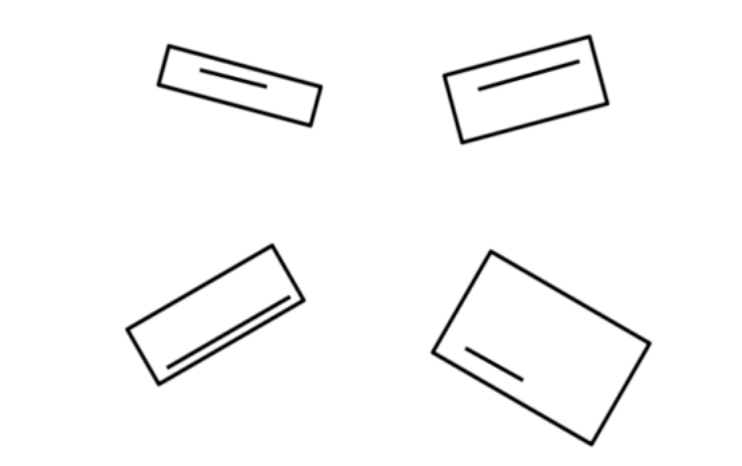
#> input picture img.png, 742 x 466 px
$ python rectangle_alignment.py
#> lines starting #> are read from the running program, lines starting #| are printed output that depends on the picture; after the words box and inside, x2 and y2 are one past the last pixel; in counts of white or black regions, pixels touching at a corner belong together
import cv2
import numpy as np

image = cv2.imread('img.png')
#> image is the input picture: shape (466, 742, 3); min 0, max 255, mean 248.3
imgray = cv2.cvtColor(image, cv2.COLOR_BGR2GRAY)
ret, thresh = cv2.threshold(imgray, 127, 255, 0)
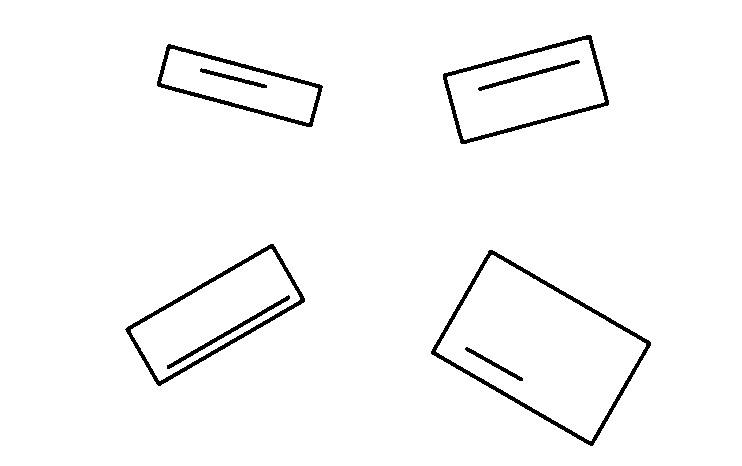
#> thresh: shape (466, 742); 97.4% white; 8 black regions
contours, hierarchy = cv2.findContours(thresh, cv2.RETR_TREE, cv2.CHAIN_APPROX_SIMPLE)
#> contours = 13 contours; largest, box (x1, y1, x2, y2) and area: (0, 0, 742, 466) 344565, (430, 249, 652, 447) 22847, (436, 255, 646, 441) 19969, (124, 243, 306, 387) 11724, (442, 34, 610, 145) 11530
print(len(contours))
#| 13
contours_to_rotate=[1,3,4,6,7,9,10,12]

def cart2pol(x, y):
    theta = np.arctan2(y, x)
    rho = np.hypot(x, y)
    return theta, rho

def pol2cart(theta, rho):
    x = rho * np.cos(theta)
    y = rho * np.sin(theta)
    return x, y

def rotate_contour(cnt, angle):
    M = cv2.moments(cnt)
    cx = int(M['m10'] / M['m00'])
    cy = int(M['m01'] / M['m00'])

    cnt_norm = cnt - [cx, cy]

    coordinates = cnt_norm[:, 0, :]
    xs, ys = coordinates[:, 0], coordinates[:, 1]
    thetas, rhos = cart2pol(xs, ys)

    thetas = np.rad2deg(thetas)
    thetas = (thetas + angle) % 360
    thetas = np.deg2rad(thetas)

    xs, ys = pol2cart(thetas, rhos)

    cnt_norm[:, 0, 0] = xs
    cnt_norm[:, 0, 1] = ys

    cnt_rotated = cnt_norm + [cx, cy]
    cnt_rotated = cnt_rotated.astype(np.int32)

    return cnt_rotated

im_copy = image.copy()
im_copy.fill(255)
#> im_copy: shape (466, 742, 3); 6.29% of pixels changed, all inside (x1, y1, x2, y2) = (123, 33, 654, 450)
for i in contours_to_rotate:
    angle = cv2.minAreaRect(contours[i])[-1]
    approx = cv2.approxPolyDP(contours[i], 0.009 * cv2.arcLength(contours[i], True), True)
    n = approx.ravel()
    if n[0] > n[4] and n[1] < n[5]:
        angle = (270 - angle)
    else:
        angle = 360 - angle

    cnt_rotated = rotate_contour(contours[i], angle)
    cv2.drawContours(im_copy, [cnt_rotated], 0, (0, 0, 0), 4)
#> this loop made 8 passes
#> (angle, n, cx in rotate_contour, cy in rotate_contour) on passes 1, 2, 3, 4, 5, 7, 8: (419.9, [489, 249, 651, 342, 592, 446, 430, 353], 540, 347), (420.7, [464, 348, 467, 346, 521, 376, 523, 380, 517, 380, 467, 352], 493, 363), (300, [273, 243, 305, 301, 158, 386, 124, 329], 215, 314), (300.1, [290, 296, 166, 368, 191, 350], 227, 331), (435, [166, 45, 321, 84, 313, 125, 158, 87], 239, 85), (285.1, [592, 36, 607, 106, 459, 142, 444, 72], 525, 89), (285.5, [580, 61, 578, 64, 481, 91, 477, 89, 485, 84, 571, 60], 528, 74)
#> (angle, cx in rotate_contour, cy in rotate_contour) on pass 6: (435.7, 232, 77)
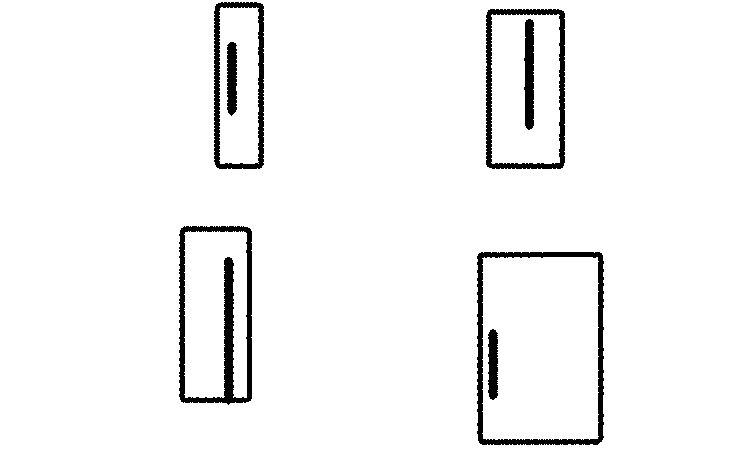
#> im_copy: shape (466, 742, 3); 96% white; 7 black regions, largest, box (x1, y1, x2, y2) and area: (179, 226, 252, 405) 3712, (477, 252, 604, 445) 3195, (486, 9, 565, 169) 2410


cv2.imshow("output",im_copy)
cv2.imwrite("output2.png",im_copy)
cv2.waitKey(0)
